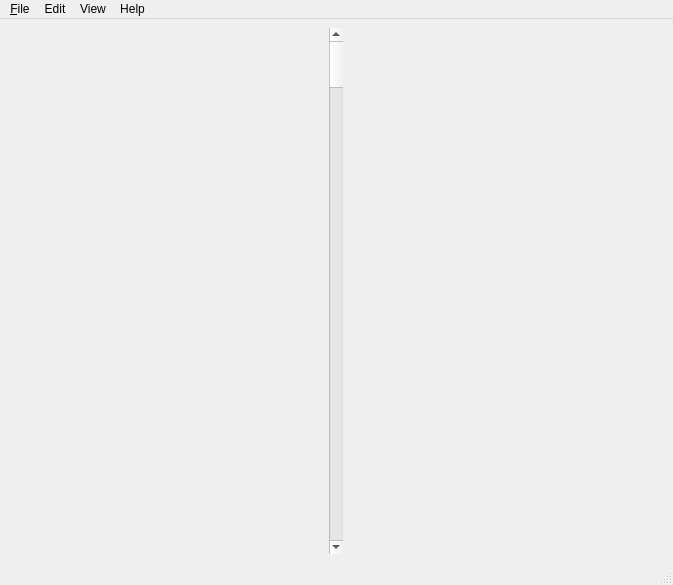
<?xml version="1.0" encoding="UTF-8"?>
<ui version="4.0">
 <class>MainWindow</class>
 <widget class="QMainWindow" name="MainWindow">
  <property name="geometry">
   <rect>
    <x>0</x>
    <y>0</y>
    <width>673</width>
    <height>585</height>
   </rect>
  </property>
  <property name="minimumSize">
   <size>
    <width>300</width>
    <height>300</height>
   </size>
  </property>
  <property name="acceptDrops">
   <bool>false</bool>
  </property>
  <property name="windowTitle">
   <string>Hex editor</string>
  </property>
  <widget class="QWidget" name="centralwidget">
   <layout class="QHBoxLayout" name="horizontalLayout">
    <item>
     <widget class="QScrollBar" name="fileScrollBar">
      <property name="orientation">
       <enum>Qt::Vertical</enum>
      </property>
     </widget>
    </item>
   </layout>
  </widget>
  <widget class="QMenuBar" name="menubar">
   <property name="geometry">
    <rect>
     <x>0</x>
     <y>0</y>
     <width>673</width>
     <height>21</height>
    </rect>
   </property>
   <widget class="QMenu" name="menuFile">
    <property name="title">
     <string>&amp;File</string>
    </property>
    <addaction name="actionOpen"/>
   </widget>
   <widget class="QMenu" name="menuEdit">
    <property name="title">
     <string>Edit</string>
    </property>
    <addaction name="actionClear_Selection"/>
    <addaction name="actionCopy"/>
    <addaction name="separator"/>
    <addaction name="actionFind_Replace"/>
   </widget>
   <widget class="QMenu" name="menuHelp">
    <property name="title">
     <string>Help</string>
    </property>
    <addaction name="actionAbout"/>
   </widget>
   <widget class="QMenu" name="menuView">
    <property name="title">
     <string>View</string>
    </property>
    <addaction name="actionData_Types"/>
   </widget>
   <addaction name="menuFile"/>
   <addaction name="menuEdit"/>
   <addaction name="menuView"/>
   <addaction name="menuHelp"/>
  </widget>
  <widget class="QStatusBar" name="statusbar"/>
  <action name="actionOpen">
   <property name="text">
    <string>Open</string>
   </property>
  </action>
  <action name="actionSet_15">
   <property name="text">
    <string>Set 15</string>
   </property>
  </action>
  <action name="actionCopy">
   <property name="enabled">
    <bool>false</bool>
   </property>
   <property name="text">
    <string>Copy</string>
   </property>
  </action>
  <action name="actionAbout">
   <property name="text">
    <string>About</string>
   </property>
  </action>
  <action name="actionData_Types">
   <property name="text">
    <string>Data Types</string>
   </property>
  </action>
  <action name="actionFind_Replace">
   <property name="enabled">
    <bool>false</bool>
   </property>
   <property name="text">
    <string>Find/Replace...</string>
   </property>
  </action>
  <action name="actionClear_Selection">
   <property name="text">
    <string>Clear Selection</string>
   </property>
  </action>
 </widget>
 <resources/>
 <connections/>
</ui>
